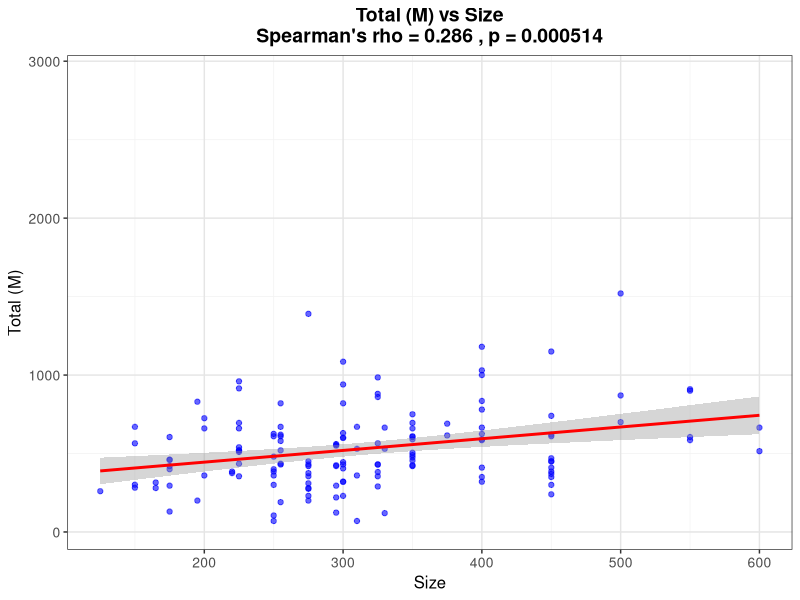
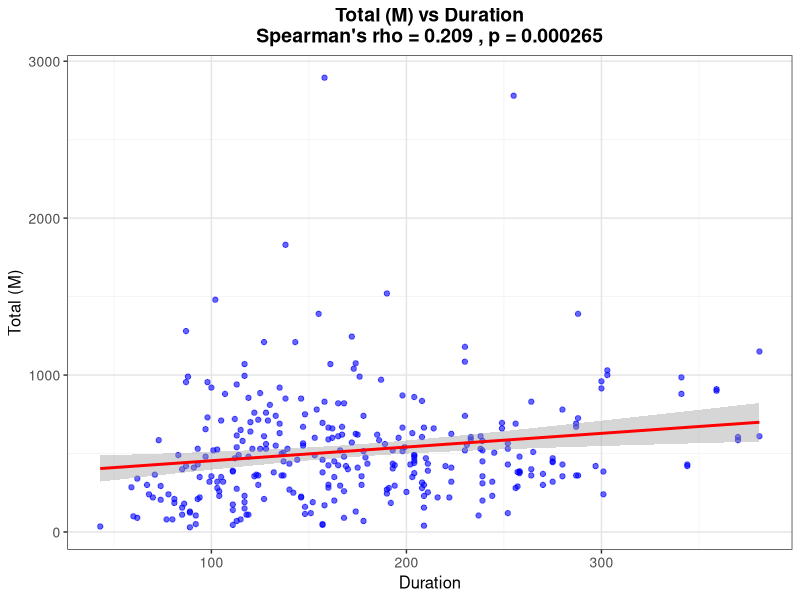
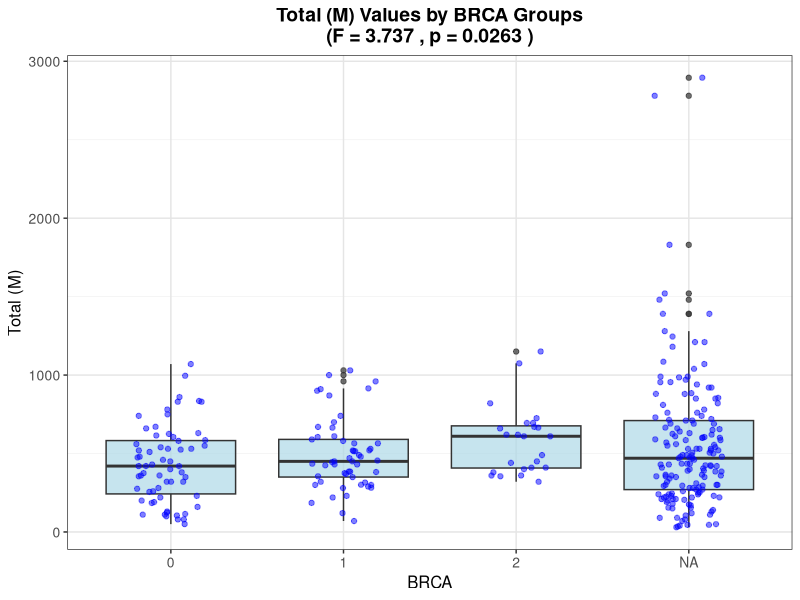

R code for these plots, in order: (Note: this script raises an error after producing the figures.)
# Load required libraries
library(ggplot2)
library(readr)

# Read the CSV file
data <- read.csv2("Test.csv")

# Perform Spearman correlation test for Total (M) vs Size
cor_test_size <- cor.test(data$Total..M., data$Size, method = "spearman")

# Print correlation results
cat("\nSpearman Correlation Results (Total (M) vs Size):\n")
cat("rho:", cor_test_size$estimate, "\n")
cat("p-value:", cor_test_size$p.value, "\n\n")

# Create scatter plot for Total (M) vs Size
p_size <- ggplot(data, aes(x = Size, y = Total..M.)) +
  geom_point(color = "blue", alpha = 0.6) +
  geom_smooth(method = "lm", color = "red", se = TRUE) +
  theme_bw() +
  labs(title = paste("Total (M) vs Size\nSpearman's rho =", 
                    round(cor_test_size$estimate, 3),
                    ", p =", format.pval(cor_test_size$p.value, digits = 3)),
       x = "Size",
       y = "Total (M)") +
  theme(plot.title = element_text(hjust = 0.5, size = 14, face = "bold"),
        axis.title = element_text(size = 12),
        axis.text = element_text(size = 10),
        panel.background = element_rect(fill = "white"),
        panel.grid.major = element_line(color = "gray90"),
        panel.grid.minor = element_line(color = "gray95"))

# Save the plot
ggsave("Karl/spearman_totalM_size.png", p_size, width = 10, height = 8, dpi = 300)

# Perform Spearman correlation test for Total (M) vs Duration
cor_test_duration <- cor.test(data$Total..M., data$Duration, method = "spearman")

# Print correlation results
cat("\nSpearman Correlation Results (Total (M) vs Duration):\n")
cat("rho:", cor_test_duration$estimate, "\n")
cat("p-value:", cor_test_duration$p.value, "\n\n")

# Create scatter plot for Total (M) vs Duration
p_duration <- ggplot(data, aes(x = Duration, y = Total..M.)) +
  geom_point(color = "blue", alpha = 0.6) +
  geom_smooth(method = "lm", color = "red", se = TRUE) +
  theme_bw() +
  labs(title = paste("Total (M) vs Duration\nSpearman's rho =", 
                    round(cor_test_duration$estimate, 3),
                    ", p =", format.pval(cor_test_duration$p.value, digits = 3)),
       x = "Duration",
       y = "Total (M)") +
  theme(plot.title = element_text(hjust = 0.5, size = 14, face = "bold"),
        axis.title = element_text(size = 12),
        axis.text = element_text(size = 10),
        panel.background = element_rect(fill = "white"),
        panel.grid.major = element_line(color = "gray90"),
        panel.grid.minor = element_line(color = "gray95"))

# Save the plot
ggsave("Karl/spearman_totalM_duration.png", p_duration, width = 10, height = 8, dpi = 300)

# Perform ANOVA test for Total (M) vs BRCA
anova_brca <- aov(Total..M. ~ factor(BRCA), data=data)
anova_summary <- summary(anova_brca)

# Print ANOVA results
cat("\nANOVA Test Results (Total (M) vs BRCA):\n")
cat("F-statistic:", anova_summary[[1]]$"F value"[1], "\n")
cat("p-value:", anova_summary[[1]]$"Pr(>F)"[1], "\n\n")

# Calculate means for each BRCA group
brca_means <- tapply(data$Total..M., data$BRCA, mean, na.rm=TRUE)
cat("Mean Total (M) for each BRCA group:\n")
print(brca_means)
cat("\n")

# Create box plot with points for BRCA groups
p_brca <- ggplot(data, aes(x = factor(BRCA), y = Total..M.)) +
  geom_boxplot(fill = "lightblue", alpha = 0.7) +
  geom_jitter(width = 0.2, alpha = 0.5, color = "blue") +
  theme_bw() +
  labs(title = paste("Total (M) Values by BRCA Groups\n(F =", 
                    round(anova_summary[[1]]$"F value"[1], 3),
                    ", p =", format.pval(anova_summary[[1]]$"Pr(>F)"[1], digits = 3), ")"),
       x = "BRCA",
       y = "Total (M)") +
  theme(plot.title = element_text(hjust = 0.5, size = 14, face = "bold"),
        axis.title = element_text(size = 12),
        axis.text = element_text(size = 10),
        panel.background = element_rect(fill = "white"),
        panel.grid.major = element_line(color = "gray90"),
        panel.grid.minor = element_line(color = "gray95"))

# Save the plot
ggsave("Karl/anova_plot_brca_totalM.png", p_brca, width = 10, height = 8, dpi = 300)

# Spearman correlation: Total (M) vs Follow-Up
cor_test_followup <- cor.test(data$Total..M., data$Follow.Up, method = "spearman")
cat("\nSpearman Correlation Results (Total (M) vs Follow-Up):\n")
cat("rho:", cor_test_followup$estimate, "\n")
cat("p-value:", cor_test_followup$p.value, "\n\n")

# Spearman correlation: Total (M) vs Length of stay
# Convert Length.of.stay to numeric if not already
if (!is.numeric(data$Length.of.stay)) {
  data$Length.of.stay <- as.numeric(as.character(data$Length.of.stay))
}
cor_test_los <- cor.test(data$Total..M., data$Length.of.stay, method = "spearman")
cat("\nSpearman Correlation Results (Total (M) vs Length of stay):\n")
cat("rho:", cor_test_los$estimate, "\n")
cat("p-value:", cor_test_los$p.value, "\n\n") 